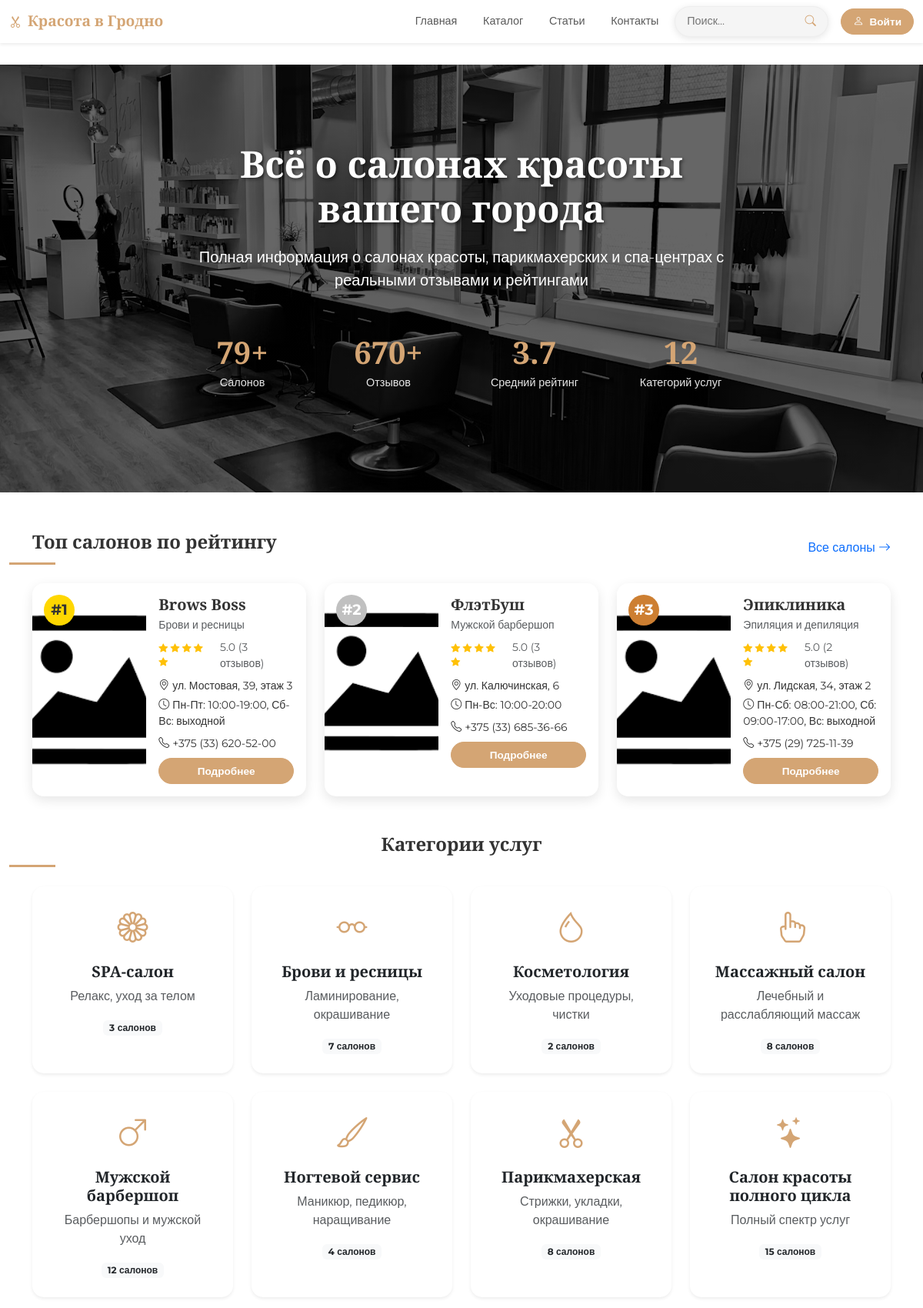
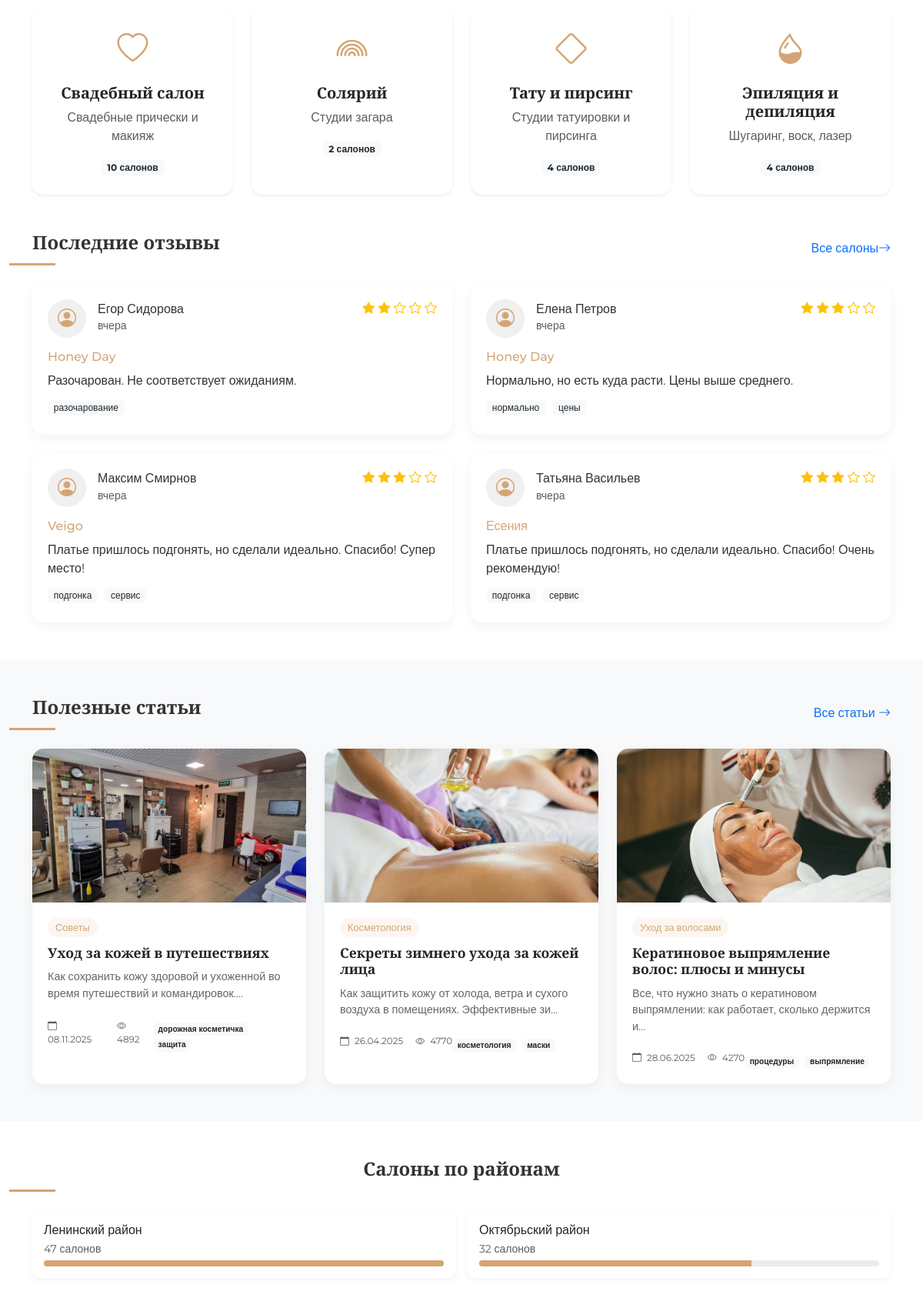
The page / (upper part) on the database its author committed (2 pictures, top to bottom).
### models.py (models this page shows)
class Salon(db.Model):
    __tablename__ = 'salons'
    id = db.Column(db.Integer, primary_key=True)
    name = db.Column(db.String(200))
    category = db.Column(db.String(100))
    description = db.Column(db.Text)
    address = db.Column(db.String(300))
    district = db.Column(db.String(100))
    phone = db.Column(db.String(20))
    working_hours = db.Column(db.String(200))
    rating = db.Column(db.Float, default=0.0)
    reviews_count = db.Column(db.Integer, default=0)
    is_verified = db.Column(db.Boolean, default=False)
    image_url = db.Column(db.String(300), default='/static/img/default.png')
    created_at = db.Column(db.DateTime, server_default=db.func.now())
    social_instagram = db.Column(db.String(300))
    social_vk = db.Column(db.String(300))
    social_facebook = db.Column(db.String(300))
    social_telegram = db.Column(db.String(300))
    services = db.relationship('Service', backref='salon', lazy=True, cascade='all, delete-orphan')
    reviews = db.relationship('Review', backref='salon', lazy=True, cascade='all, delete-orphan')

class Review(db.Model):
    __tablename__ = 'reviews'
    id = db.Column(db.Integer, primary_key=True)
    salon_id = db.Column(db.Integer, db.ForeignKey('salons.id'))
    author_name = db.Column(db.String(100))
    rating = db.Column(db.Integer)
    text = db.Column(db.Text)
    tags = db.Column(db.String(300))
    created_at = db.Column(db.DateTime, server_default=db.func.now())
    user_id = db.Column(db.Integer, db.ForeignKey('users.id'), nullable=True)
    user = db.relationship('User', backref='reviews', lazy=True)  # Добавлено

class BlogPost(db.Model):
    __tablename__ = 'blog_posts'
    id = db.Column(db.Integer, primary_key=True)
    title = db.Column(db.String(200), nullable=False)
    slug = db.Column(db.String(200), unique=True)
    excerpt = db.Column(db.String(500))
    content = db.Column(db.Text, nullable=False)
    author = db.Column(db.String(100), default='Администратор')
    image_url = db.Column(db.String(300), default='/static/img/default.png')
    category = db.Column(db.String(50))
    is_published = db.Column(db.Boolean, default=True)
    views_count = db.Column(db.Integer, default=0)
    created_at = db.Column(db.DateTime, default=datetime.now)
    updated_at = db.Column(db.DateTime, default=datetime.now, onupdate=datetime.now)
    comments = db.relationship('BlogComment', backref='post', lazy=True, cascade='all, delete-orphan')
    tags = db.relationship('BlogTag', secondary=post_tags, backref=db.backref('posts', lazy=True))

class BlogTag(db.Model):
    __tablename__ = 'blog_tags'
    id = db.Column(db.Integer, primary_key=True)
    name = db.Column(db.String(30), unique=True, nullable=False)
    slug = db.Column(db.String(30), unique=True)

### app.py (the view)
@app.route('/')
def home():
    total_salons = Salon.query.count()
    total_reviews = Review.query.count()
    total_categories = db.session.query(Salon.category).distinct().count()
    avg_rating = db.session.query(func.avg(Salon.rating)).scalar() or 0
    print(avg_rating)
    average_rating = round(avg_rating, 1)
    top_salons = Salon.query.order_by(
        Salon.rating.desc(),
        Salon.reviews_count.desc()
    ).limit(3).all()
    categories = db.session.query(
        Salon.category,
        func.count(Salon.id).label('count')
    ).group_by(Salon.category).all()
    categories_data = []
    for cat, count in categories:
        if cat:
            categories_data.append({
                "name": cat,
                "count": count
            })
    recent_reviews = Review.query.join(Salon).order_by(
        Review.created_at.desc()
    ).limit(4).all()
    blog_posts = BlogPost.query.filter(
        BlogPost.is_published == True
    ).order_by(
        BlogPost.views_count.desc()
    ).limit(3).all()
    districts = db.session.query(
        Salon.district,
        func.count(Salon.id).label('count')
    ).group_by(Salon.district).all()
    districts_data = []
    for dist, count in districts:
        if dist:
            districts_data.append({
                "name": dist,
                "count": count
            })
    max_district_count = max([d["count"] for d in districts_data]) if districts_data else 1
    return render_template('index.html',
        title="Красота в Гродно - Информационный ресурс о салонах красоты",
        stats={
            "total_salons": total_salons,
            "total_reviews": total_reviews,
            "average_rating": average_rating,
            "total_categories": total_categories
        },
        top_salons=top_salons,
        categories=categories_data,
        recent_reviews=recent_reviews,
        blog_posts=blog_posts,
        districts=districts_data,
        max_district_count=max_district_count
    )

### app.py (called while the page is built)
@app.context_processor
def inject_now():
    return {'now': datetime.now()}

@app.context_processor
def inject_user():
    user_favorites = []
    if current_user.is_authenticated:
        user_favorites = [s.id for s in current_user.favorite_salons.all()]
    return {
        'current_user': current_user,
        'user_favorites': user_favorites
    }

### templates/index.html (shortened to what this page needs)
{% extends "base.html" %} {% block content %}
<div class="container  py-1">
</div>
<section class="hero-section">
  <div class="container">
    <div
      class="row d-flex justify-content-center align-items-center text-center"
    >
      <div class="col-lg-8">
        <h1 class="hero-title">Всё о салонах красоты вашего города</h1>
        <p class="lead mb-4">
          Полная информация о салонах красоты, парикмахерских и спа-центрах
          с реальными отзывами и рейтингами
        </p>
        <div class="stats-container">
          <div class="row">
            <div class="col-6 col-md-3">
              <div class="stat-item">
                <h3 class="stat-number">{{ stats.total_salons }}+</h3>
                <p class="stat-label">Салонов</p>
              </div>
            </div>
            <div class="col-6 col-md-3">
              <div class="stat-item">
                <h3 class="stat-number">{{ stats.total_reviews }}+</h3>
                <p class="stat-label">Отзывов</p>
              </div>
            </div>
            <div class="col-6 col-md-3">
              <div class="stat-item">
                <h3 class="stat-number">{{ stats.average_rating }}</h3>
                <p class="stat-label">Средний рейтинг</p>
              </div>
            </div>
            <div class="col-6 col-md-3">
              <div class="stat-item">
                <h3 class="stat-number">{{ stats.total_categories }}</h3>
                <p class="stat-label">Категорий услуг</p>
              </div>
            </div>
          </div>
        </div>
      </div>
    </div>
  </div>
</section>
<section class="container mb-5">
  <div class="d-flex justify-content-between align-items-center mb-4">
    <h2 class="section-title mb-0">Топ салонов по рейтингу</h2>
    <a href="/catalog?sort_by=rating" class="text-decoration-none"
      >Все салоны <i class="bi bi-arrow-right"></i
    ></a>
  </div>
  <div class="row g-4">
    {% for salon in top_salons %}
    <div class="col-md-4">
      <div class="top-salon-card top-{{ loop.index }}">
        <div class="top-badge">#{{ loop.index }}</div>
        <div class="row g-0">
          <div class="col-md-5">
            <img src="{{ salon.image_url }}" class="top-salon-img" alt="{{ salon.name }}" />
          </div>
          <div class="col-md-7">
            <div class="p-3">
              <h5 class="mb-1">{{ salon.name }}</h5>
              <p class="text-muted small mb-2">{{ salon.category }}</p>
              <div class="d-flex align-items-center mb-2">
                <div class="rating rating-wrap me-2">
                  {% for i in range(5) %}
                    {% if i < salon.rating|int %}
                      <i class="bi bi-star-fill"></i>
                    {% elif i < salon.rating %}
                      <i class="bi bi-star-half"></i>
                    {% else %}
                      <i class="bi bi-star"></i>
                    {% endif %}
                  {% endfor %}
                </div>
                <span class="text-muted small">{{ "%.1f"|format(salon.rating) }} ({{ salon.reviews_count }} отзывов)</span>
              </div>
              <div class="salon-info">
                <p class="small mb-1">
                  <i class="bi bi-geo-alt me-1"></i>{{ salon.address }}
                </p>
                <p class="small mb-2">
                  <i class="bi bi-clock me-1"></i>{{ salon.working_hours }}
                </p>
                <p class="small mb-0">
                  <i class="bi bi-telephone me-1"></i>{{ salon.phone }}
                </p>
              </div>
              <a href="/catalog/{{ salon.id }}" class="btn btn-sm btn-beauty mt-2 w-100">Подробнее</a>
            </div>
          </div>
        </div>
      </div>
    </div>
    {% endfor %}
  </div>
</section>
<section class="container mb-5">
  <h2 class="section-title">Категории услуг</h2>
  <div class="row g-4">
    {% for category in categories %}
    <div class="col-md-3 col-sm-6">
      <a href="/catalog?category={{ category.name }}" class="text-decoration-none text-dark">
        <div class="category-card text-center p-4 shadow-sm">
          <div class="category-icon">
            {% if category.name == "Парикмахерская" %}
              <i class="bi bi-scissors"></i>
            {% elif category.name == "Ногтевой сервис" %}
              <i class="bi bi-brush"></i>
            {% elif category.name == "Косметология" %}
              <i class="bi bi-droplet"></i>
            {% elif category.name == "SPA-салон" %}
              <i class="bi bi-flower1"></i>
            {% elif category.name == "Брови и ресницы" %}
              <i class="bi bi-eyeglasses"></i>
            {% elif category.name == "Тату и пирсинг" %}
              <i class="bi bi-diamond"></i>
            {% elif category.name == "Мужской барбершоп" %}
              <i class="bi bi-gender-male"></i>
            {% elif category.name == "Солярий" %}
              <i class="bi bi-rainbow"></i>
            {% elif category.name == "Массажный салон" %}
              <i class="bi bi-hand-index"></i>
            {% elif category.name == "Эпиляция и депиляция" %}
              <i class="bi bi-droplet-half"></i>
            {% elif category.name == "Свадебный салон" %}
              <i class="bi bi-heart"></i>
            {% elif category.name == "Детская парикмахерская" %}
              <i class="bi bi-balloon"></i>
            {% elif category.name == "Салон красоты полного цикла" %}
              <i class="bi bi-stars"></i>
            {% else %}
              <i class="bi bi-shop"></i>
            {% endif %}
          </div>
          <h5>{{ category.name }}</h5>
          <p class="text-muted">
            {% if category.name == "Парикмахерская" %}
              Стрижки, укладки, окрашивание
            {% elif category.name == "Ногтевой сервис" %}
              Маникюр, педикюр, наращивание
            {% elif category.name == "Косметология" %}
              Уходовые процедуры, чистки
            {% elif category.name == "SPA-салон" %}
              Релакс, уход за телом
            {% elif category.name == "Брови и ресницы" %}
              Ламинирование, окрашивание
            {% elif category.name == "Тату и пирсинг" %}
              Студии татуировки и пирсинга
            {% elif category.name == "Мужской барбершоп" %}
              Барбершопы и мужской уход
            {% elif category.name == "Солярий" %}
              Студии загара
            {% elif category.name == "Массажный салон" %}
              Лечебный и расслабляющий массаж
            {% elif category.name == "Эпиляция и депиляция" %}
              Шугаринг, воск, лазер
            {% elif category.name == "Свадебный салон" %}
              Свадебные прически и макияж
            {% elif category.name == "Детская парикмахерская" %}
              Стрижки и укладки для детей
            {% elif category.name == "Салон красоты полного цикла" %}
              Полный спектр услуг
            {% else %}
              Различные услуги красоты
            {% endif %}
          </p>
          <span class="badge bg-light text-dark">{{ category.count }} салонов</span>
        </div>
      </a>
    </div>
    {% endfor %}
  </div>
</section>
<section class="container mb-5">
  <div class="d-flex justify-content-between align-items-center mb-4">
    <h2 class="section-title mb-0">Последние отзывы</h2>
    <a href="#" class="text-decoration-none"
      >Все салоны<i class="bi bi-arrow-right"></i
    ></a>
  </div>
  <div class="row g-4">
    {% for review in recent_reviews %}
    <div class="col-md-6">
      <div class="review-card">
        <div class="review-header">
          <div class="review-author">
            <div class="review-avatar">
              <i class="bi bi-person-circle"></i>
            </div>
            <div>
              <h6 class="mb-0">{{ review.author_name }}</h6>
              <small class="text-muted">
                {% set days_ago = (now - review.created_at).days %}
                {% if days_ago == 0 %}
                  сегодня
                {% elif days_ago == 1 %}
                  вчера
                {% elif days_ago < 7 %}
                  {{ days_ago }} дня назад
                {% elif days_ago < 30 %}
                  {{ (days_ago / 7)|int }} недели назад
                {% else %}
                  {{ (days_ago / 30)|int }} месяцев назад
                {% endif %}
              </small>
            </div>
          </div>
          <div class="rating">
            {% for i in range(5) %}
              {% if i < review.rating %}
                <i class="bi bi-star-fill"></i>
              {% else %}
                <i class="bi bi-star"></i>
              {% endif %}
            {% endfor %}
          </div>
        </div>
        <div class="review-body">
          <h6>{{ review.salon.name }}</h6>
          <p class="mb-2">{{ review.text }}</p>
          {% if review.tags %}
          <div class="review-tags">
            {% for tag in review.tags.split(', ') %}
              <span class="badge bg-light text-dark">{{ tag }}</span>
            {% endfor %}
          </div>
          {% endif %}
        </div>
      </div>
    </div>
    {% endfor %}
  </div>
</section>
<section class="bg-light py-5 mb-5">
  <div class="container">
    <div class="d-flex justify-content-between align-items-center mb-4">
      <h2 class="section-title mb-0">Полезные статьи</h2>
      <a href="/blog" class="text-decoration-none"
        >Все статьи <i class="bi bi-arrow-right"></i
      ></a>
    </div>
    <div class="row g-4">
      {% for post in blog_posts %}
      <div class="col-md-4">
        <a href="/blog/{{ post.slug }}" class="text-decoration-none text-dark">
          <div class="article-card">
            <img src="{{ post.image_url }}" class="article-img" alt="{{ post.title }}" />
            <div class="article-content">
              <span class="article-category">{{ post.category }}</span>
              <h5 class="article-title">{{ post.title }}</h5>
              <p class="article-excerpt">
                {{ post.excerpt[:80] }}...
              </p>
              <div class="article-meta">
                <small class="text-muted">
                  <i class="bi bi-calendar me-1"></i> {{ post.created_at.strftime('%d.%m.%Y') }}
                </small>
                <small class="text-muted ms-3">
                  <i class="bi bi-eye me-1"></i> {{ post.views_count }}
                </small>
                {% if post.tags %}
                <div class="mt-2">
                  {% for tag in post.tags[:2] %}
                    <span class="badge bg-light text-dark me-1">{{ tag.name }}</span>
                  {% endfor %}
                </div>
                {% endif %}
              </div>
            </div>
          </div>
        </a>
      </div>
      {% endfor %}
    </div>
  </div>
</section>
<section class="container mb-5">
  <h2 class="section-title">Салоны по районам</h2>
  <div class="row g-3">
    {% for district in districts %}
    <div class="col-md-6 col-sm-6">
      <a href="/catalog?district={{ district.name }}" class="text-decoration-none text-dark">
        <div class="district-card">
          <h6>{{ district.name }} район</h6>
          <p class="text-muted small mb-1">{{ district.count }} салонов</p>
          <div class="progress" style="height: 8px">
            {% set percentage = (district.count / max_district_count * 100)|int %}
            <div class="progress-bar" style="width: {{ percentage }}%"></div>
          </div>
        </div>
      </a>
    </div>
    {% endfor %}
  </div>
</section>
{% endblock %}

### rows shown on the page
Salon: image_url (placeholder picture), name "Brows Boss", category "Брови и ресницы", rating "5.0", reviews_count "3", address "ул. Мостовая, 39, этаж 3", working_hours "Пн-Пт: 10:00-19:00, Сб-Вс: выходной", phone "+375 (33) 620-52-00"
Salon: image_url (placeholder picture), name "ФлэтБуш", category "Мужской барбершоп", rating "5.0", reviews_count "3", address "ул. Калючинская, 6", working_hours "Пн-Вс: 10:00-20:00", phone "+375 (33) 685-36-66"
Salon: image_url (placeholder picture), name "Эпиклиника", category "Эпиляция и депиляция", rating "5.0", reviews_count "2", address "ул. Лидская, 34, этаж 2", working_hours "Пн-Сб: 08:00-21:00, Сб: 09:00-17:00, Вс: выходной", phone "+375 (29) 725-11-39"
Review: author_name "Егор Сидорова", rating 2 (drawn), salon.name "Honey Day", text "Разочарован. Не соответствует ожиданиям.", tags "разочарование"
Review: author_name "Елена Петров", rating 3 (drawn), salon.name "Honey Day", text "Нормально, но есть куда расти. Цены выше среднего.", tag "нормально" "цены"
Review: author_name "Максим Смирнов", rating 3 (drawn), salon.name "Veigo", text "Платье пришлось подгонять, но сделали идеально. Спасибо! Супер место!", tag "подгонка" "сервис"
Review: author_name "Татьяна Васильев", rating 3 (drawn), salon.name "Есения", text "Платье пришлось подгонять, но сделали идеально. Спасибо! Очень рекомендую!", tag "подгонка" "сервис"
BlogPost: image_url (picture), category "Советы", title "Уход за кожей в путешествиях", excerpt "Как сохранить кожу здоровой и ухоженной во время путешествий и командировок.", created_at "08.11.2025", views_count "4892"
BlogTag: name "дорожная косметичка"
BlogTag: name "защита"
BlogPost: image_url (picture), category "Косметология", title "Секреты зимнего ухода за кожей лица", excerpt "Как защитить кожу от холода, ветра и сухого воздуха в помещениях. Эффективные зи", created_at "26.04.2025", views_count "4770"
BlogTag: name "косметология"
BlogTag: name "маски"
BlogPost: image_url (picture), category "Уход за волосами", title "Кератиновое выпрямление волос: плюсы и минусы", excerpt "Все, что нужно знать о кератиновом выпрямлении: как работает, сколько держится и", created_at "28.06.2025", views_count "4270"
BlogTag: name "процедуры"
BlogTag: name "выпрямление"

### other values the page prints
{{ stats.total_salons }} "79"
{{ stats.total_reviews }} "670"
{{ stats.average_rating }} "3.7"
{{ stats.total_categories }} "12"
{{ category.name }} "SPA-салон" "Брови и ресницы" "Косметология" "Массажный салон" "Мужской барбершоп" "Ногтевой сервис" "Парикмахерская" "Салон красоты полного цикла" "Свадебный салон" "Солярий" "Тату и пирсинг" "Эпиляция и депиляция"
{{ category.count }} "3" "7" "2" "8" "12" "4" "8" "15" "10" "2" "4" "4"
{{ district.name }} "Ленинский" "Октябрьский"
{{ district.count }} "47" "32"
